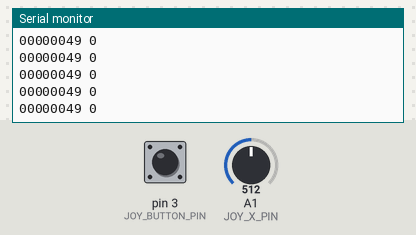
The sketch below on a simulated Arduino Uno, built with avr-gcc and run on an emulated ATmega328P. On the bench: the last lines printed to the serial monitor. Inputs (shaded band) come from the test bench; at power-on: A1 (JOY_X_PIN) = 512, pin 3 (JOY_BUTTON_PIN) HIGH.

Above: at 1.2 s.
1.3 s: A1 (JOY_X_PIN) set to 716
At 1.56 s:
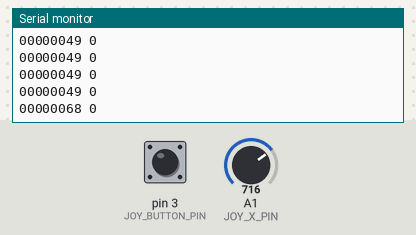
2.8 s: A1 (JOY_X_PIN) set to 900
At 2.96 s:
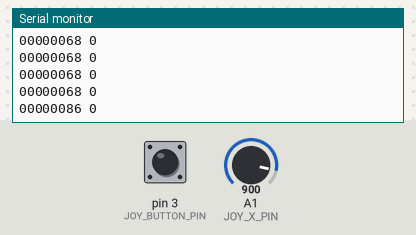
Timing chart, 0 to 5.8 s (numbered marks = the images above; inputs shaded):
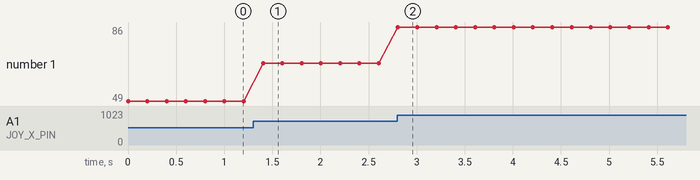

Measured:
- after the input at 1.3 s, the serial monitor: prints a new line after 0.10 s (image 1)
- after the input at 2.8 s, the serial monitor: prints a new line at once (image 2)
- plotted number 1: 49 → 68 after the input at 1.3 s, 68 → 86 after the input at 2.8 s

The sketch:

joystick_test.ino
```cpp
unsigned long joy_x_final = 0;
int joy_x_raw = 0;
int joy_button_final = 0;

#define JOY_X_PIN 15
#define JOY_BUTTON_PIN 3

char buf[40] = {0};

void setup() {
  // put your setup code here, to run once:
   pinMode(JOY_BUTTON_PIN, INPUT_PULLUP);
   pinMode(JOY_X_PIN, INPUT);

    Serial.begin(9600);
}

void loop() {
  // put your main code here, to run repeatedly:


    joy_button_final = digitalRead(JOY_BUTTON_PIN) == HIGH ? 1 : 0;
    joy_x_final = map(analogRead(JOY_X_PIN), 0, 1023, 0, 98);

    sprintf(buf, "%08u %1d\n", joy_x_final, joy_button_final);
    Serial.println(buf);
    delay(200);

}
```
